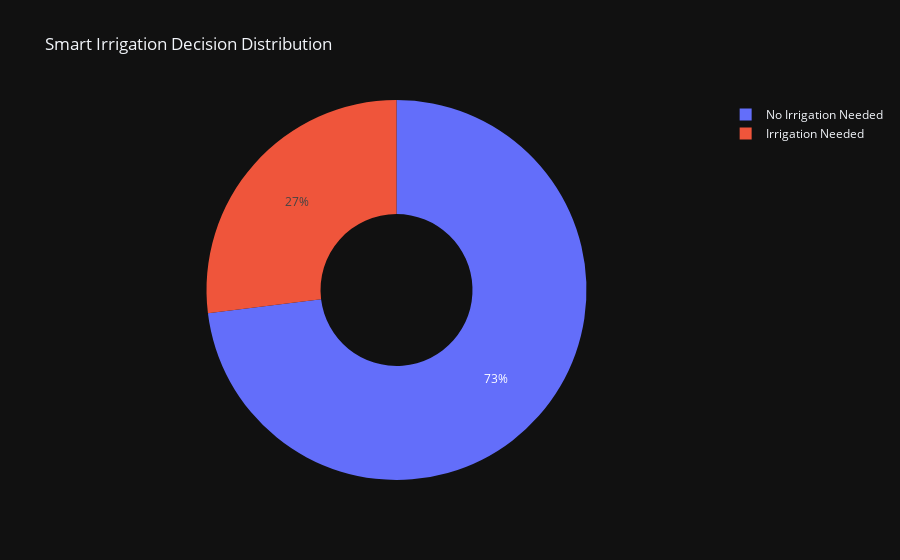

Notebook cell for this chart:
### Code cell
perce_count = irri["parcel_1"].value_counts().reset_index()
perce_count.columns = ["Irrigation", "Count"]
perce_count["Irrigation"] = perce_count["Irrigation"].map({
    0: "Irrigation Needed",
    1: "No Irrigation Needed"
})
fig = px.pie(perce_count, names="Irrigation", values="Count", 
             title="Smart Irrigation Decision Distribution", hole=0.4, template="plotly_dark")
fig.show()

### Figure 1 — Plotly figure (JSON) as saved in the notebook; plotly's stock layout.template omitted (floating-point values rounded to 4 significant figures)
{"data": [{"domain": {"x": [0, 1], "y": [0, 1]}, "hole": 0.4, "hovertemplate": "Irrigation=%{label}<br>Count=%{value}<extra></extra>", "labels": ["No Irrigation Needed", "Irrigation Needed"], "legendgroup": "", "name": "", "showlegend": true, "type": "pie", "values": [1461, 539]}], "layout": {"legend": {"tracegroupgap": 0}, "title": {"text": "Smart Irrigation Decision Distribution"}}}
